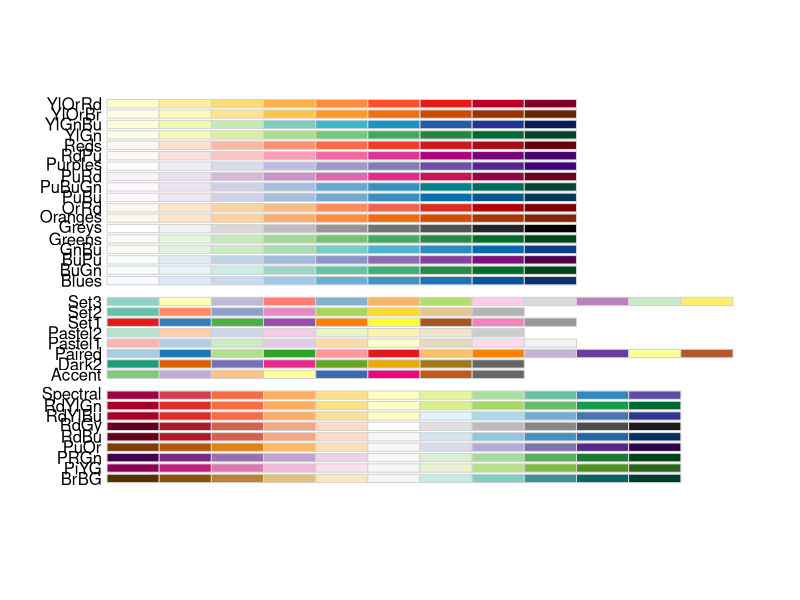
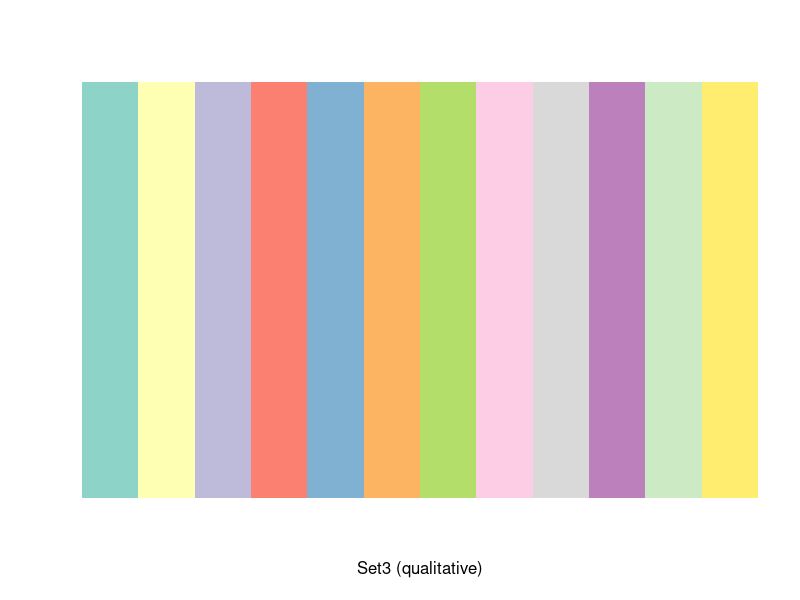
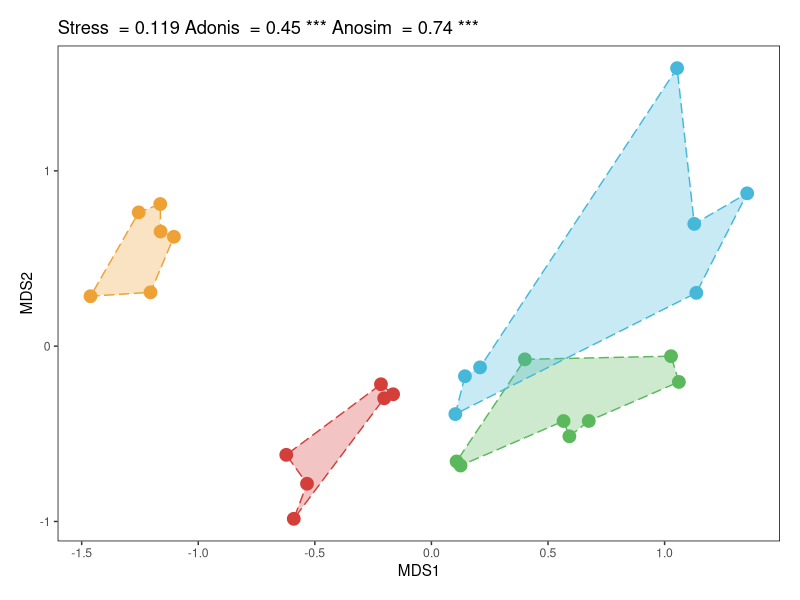

Source code (R) for these figures, in order:
rm(list=ls())
library(RColorBrewer)
display.brewer.all()
display.brewer.pal(12,'Set3')
brewer.pal(12,'Set3')

Palette <- c(brewer.pal(12,'Set3'))
Palette<-Palette[c(1:8,10:11,9)]
Palette<-Palette[c(4:6,1:3,7:11)]


rm(list=ls())

library(vegan)
library(ggplot2)
library(ggsci)

Group_infor<-read.table("Group_Leshan.txt",header = TRUE,sep = "\t",row.names = 1)

ASV_all<-read.table("ASV_Abundance_split.txt",sep = "\t", header = TRUE,row.names = 1)
ASV_all<-ASV_all[,1:c(length(colnames(ASV_all))-7)]


ASV_filtered<-ASV_all[which(rowSums(ASV_all)>27),]

ASV_filtered<-t(ASV_filtered)
ASV_filtered<-as.data.frame(ASV_filtered)


distance <- vegdist(ASV_filtered, method = 'bray')
nmds <- metaMDS(ASV_filtered, k = 2)



summary(nmds)

stress <- nmds$stress

df <- as.data.frame(nmds$points)

rownames(df)==rownames(Group_infor)
df <- cbind(df, Group_infor)

df<-df[order(rownames(df)),]
df$Order <- c(1, 3, 2, 5, 6, 4, 
              1, 2, 3, 5, 4, 6,
              1, 2, 3, 6, 4, 5, 7, 8,
              1, 2, 7, 6, 5, 3, 4)

df$Order_1<-paste(df$Group, df$Order, sep = "_")
df <- df[order(df$Order_1), ]




set.seed(123)

adonis <- adonis2(ASV_filtered ~ Group, data = Group_infor, permutations = 999, method = "bray")

anosim = anosim(ASV_filtered, Group_infor$Group, permutations = 999, distance = "bray")


stress_text <- paste("Stress  =", round(stress, 4))
adonis_text <- paste(paste("Adonis  =", round(adonis$R2, 2)), "***")[1] 
anosim_text <- paste(paste("Anosim  =", round(anosim$statistic, 2)), "***") 


p <- ggplot(df, aes(MDS1, MDS2))+
  geom_point(aes(color = Group), size = 4,)+
  geom_polygon(aes(x = MDS1, y = MDS2, fill = Group, group = Group, color = Group),
               alpha = 0.3, linetype = "longdash")+
  theme(plot.margin = unit(rep(1, 4), 'lines'), 
        panel.border = element_rect(fill = NA, color = "black", size = 0.5, linetype = "solid"), 
        panel.grid = element_blank(), 
        panel.background = element_rect(fill = 'white'),
        legend.position="right")+
  guides(color = "none", fill = "none")+
  ggtitle(paste(paste(stress_text, adonis_text), anosim_text)) + 
  scale_color_locuszoom()+
  scale_fill_locuszoom()   
p

#save pdf 5*5 inches




